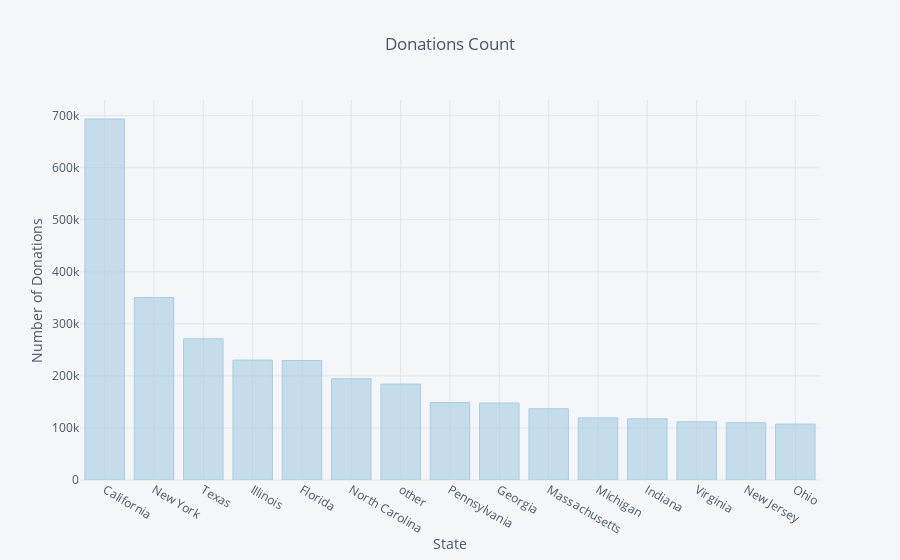

Notebook cell for this chart:
### Code cell
s3.iplot(kind ="bar", xTitle='State',yTitle='Number of Donations', title='Donations Count', colorscale = 'paired')

### Figure 1 — Plotly figure (JSON) as saved in the notebook; plotly's stock layout.template omitted (floating-point values rounded to 4 significant figures)
{"data": [{"marker": {"color": "rgba(166, 206, 227, 0.6)", "line": {"color": "rgba(166, 206, 227, 1.0)", "width": 1}}, "name": "Donation ID", "orientation": "v", "text": "", "type": "bar", "uid": "38ad774e-7be2-4370-ab6d-ffce6dc7656e", "x": ["California", "New York", "Texas", "Illinois", "Florida", "North Carolina", "other", "Pennsylvania", "Georgia", "Massachusetts", "Michigan", "Indiana", "Virginia", "New Jersey", "Ohio"], "y": [693577, 350553, 271348, 230350, 229542, 194465, 184324, 148752, 147897, 136845, 119337, 117470, 111740, 109926, 107401]}], "layout": {"legend": {"bgcolor": "#F5F6F9", "font": {"color": "#4D5663"}}, "paper_bgcolor": "#F5F6F9", "plot_bgcolor": "#F5F6F9", "title": {"font": {"color": "#4D5663"}, "text": "Donations Count"}, "xaxis": {"gridcolor": "#E1E5ED", "showgrid": true, "tickfont": {"color": "#4D5663"}, "title": {"font": {"color": "#4D5663"}, "text": "State"}, "zerolinecolor": "#E1E5ED"}, "yaxis": {"gridcolor": "#E1E5ED", "showgrid": true, "tickfont": {"color": "#4D5663"}, "title": {"font": {"color": "#4D5663"}, "text": "Number of Donations"}, "zerolinecolor": "#E1E5ED"}}}
